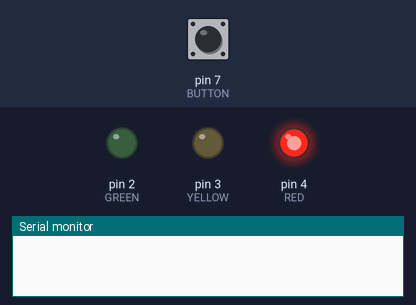
Bench run of a sketch on a simulated Arduino Uno, built with avr-gcc and run on an emulated ATmega328P. Parts: output pins drawn as LEDs (lit = HIGH), the last lines printed to the serial monitor. The test bench sets the inputs (shaded band); at power-on: pin 7 (BUTTON) HIGH.

Above: at 1.2 s.
1.3 s: pin 7 (BUTTON) pulled LOW for 0.15 s
At 2.2 s:
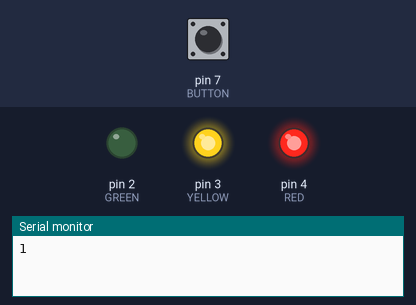
At 5.7 s:
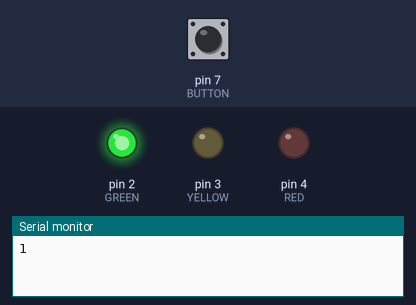
Timing chart, 0 to 14.8 s (numbered marks = the images above; inputs shaded):
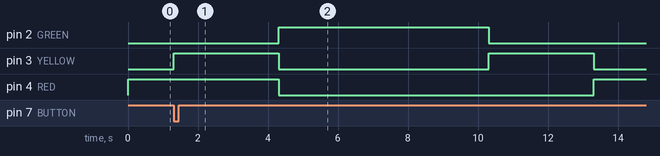

Measured:
- after the input at 1.3 s, pin 2 (GREEN): LOW → HIGH after 3.0 s, → LOW 6.0 s later; pin 3 (YELLOW): alternates HIGH for 3.0 s and LOW for 6.0 s, starting at once; pin 4 (RED): HIGH → LOW after 3.0 s, → HIGH 9.0 s later

The sketch:

trafik.ino
```cpp
/*Övningsuppgift 1 - Trafikljus
Dagens trafiksignalssystem i Sverige använder sig av PLC och RTU moduler för att hantera signalerna.
Dessa system är oftast skrivna i Ladder, Visual Basic eller C#.
Dock används samma kommunikationsmedel som du kommer använda dig utav för att överföra signalerna från ett trafikljus till ett annat etc.
I denna övningsuppgift ska du just göra detta. Du ska simulera en korsning med trafiksignaler.

Delmoment 1:
Du ska i detta delmoment bygga ett trafikljus (grönt, gult, rött) som ska fungera på följande sätt.

När en bil har identifierats så ska trafikljuset slå om till grönt genom följande steg:

Trafikljuset lyser rött med fast sken.
Trafikljuset ändrar så att både rött och gul ljus lyser i fast sken. Detta ska lysa i 3 sekunder.
Sedan slår trafikljuset över till att bara lysa grönt i fast sken. Det gröna ljuset ska lysa i 1 minut.
Sedan slår trafikljuset över till att bara lysa gult i fast sken. Detta ska lysa i 3 sekunder.
Sedan ska trafikljuset slå om till rött med fast sken igen.
För att simulera en bil kan du använda dig av en pushknapp eller använda dig av någon form av distanssensor. Såsom ultraljudsensorn.

Delmoment 2:

I detta delmoment ska du utöka funktionaliteten i ditt system. Du ska nu se till att det finns två olika trafikljus. Trafikljusen ska kunna kommunicera med varandra genom antingen I2C eller UART (vanligtvis används CanBus, men det kräver speciell hårdvara).

När ingen bil finns ska båda trafikljusen vara röda. När en bil har identifierats hos ett trafikljus ska ljuset slå om till grönt och det andra trafikljuset ska vara rött.
När cyklen har gått så får vilket trafikljus som helst ändra sig till grönt om det är så att det finns en bil vid trafikljuset.

Ni får självklart sammarbeta med varandra för att lösa uppgiften. Denna uppgift ska du även skicka in. Dock är detta inte betygsgrundande.
*/

#define RED 4
#define GREEN 2
#define YELLOW 3
#define BUTTON 7

#define SIZEI 7
#define SIZEJ 3

bool isRunning = false;
bool buttonPressed = false;

bool otherLight = false;

int shortWait = 3000;
int longWait = 6000; //600000

int cycle[SIZEI][SIZEJ]={
                {YELLOW, HIGH, shortWait},
                {RED, LOW, 1},
                {YELLOW, LOW, 1},
                {GREEN, HIGH, longWait},
                {GREEN, LOW, 1},
                {YELLOW, HIGH, shortWait},
                {YELLOW, LOW, 1}
                };


void setup(){
    pinMode(RED, OUTPUT);
    pinMode(YELLOW, OUTPUT);
    pinMode(GREEN, OUTPUT);
    pinMode(BUTTON, INPUT);

    Serial.begin(9600);
}

void loop(){
    CheckSerial();

    int button = digitalRead(BUTTON);

    if (!button && !buttonPressed){
            buttonPressed = true;
    }
    if (buttonPressed && !isRunning && !otherLight){
        isRunning = true;
    }

    if(isRunning){
        Serial.write('1');
        CycleGreenDelay();
        Serial.write('0');
    }else{
        digitalWrite(RED, HIGH);
        digitalWrite(YELLOW, LOW);
        digitalWrite(GREEN, LOW);
    }
}

void CycleGreenDelay(){
    for (int i=0; i<SIZEI; i++){
            digitalWrite(cycle[i][0], cycle[i][1]);
            delay(cycle[i][2]);
        }
    isRunning = false;
    buttonPressed = false;
}

void CheckSerial(){
    if(Serial.available()){
        char serialData = Serial.read();
        char prevSerialData = '2';
        if (serialData != prevSerialData){
            prevSerialData = serialData;
        }
            if (serialData == '1'){
                otherLight = true;
            }else{
                otherLight = false;
            }
    }
}
```
